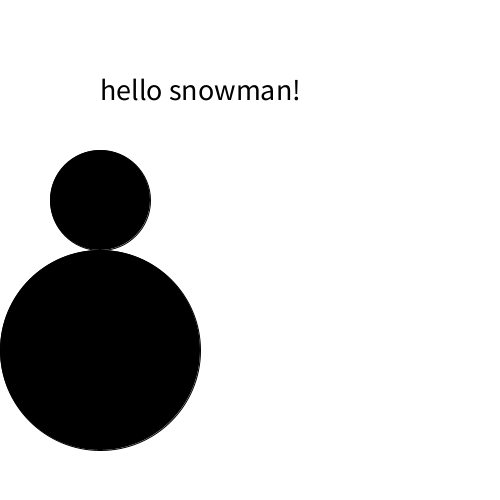
Frame 1 (no input)
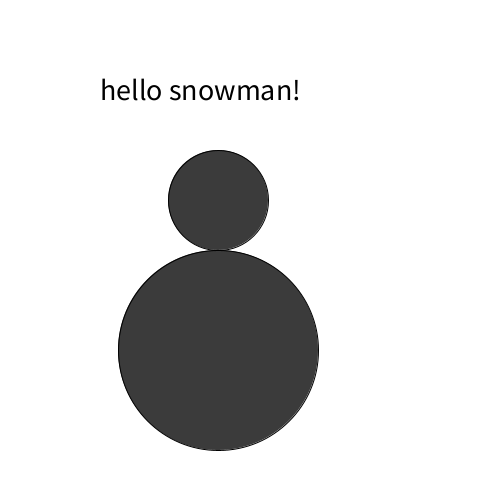
Frame 60 (the mouse pressed at the canvas centre just before this capture)
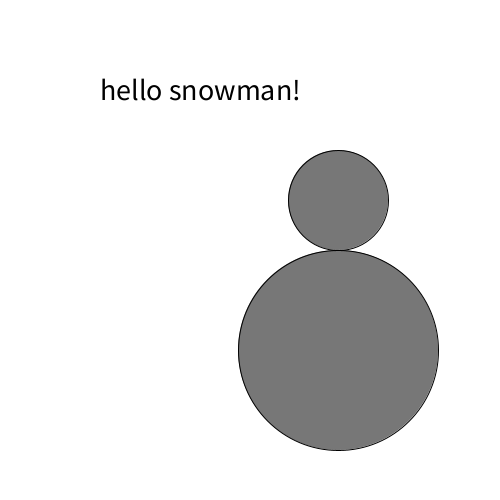
Frame 120 (the mouse held since frame 60 and released just before this capture)

The Processing sketch that drew these frames (run headless with seeded random() and noise(); from frame 60 on, the mouse is pressed at the canvas centre):

// Processing sketch: snowMan_moves
// ── snowMan_moves.pde
  int snowManX; 
int snowManY; 
int snowManW; 
int snowManH; 

int grey = 0; 

//things happen once
void setup() {

  size (500, 500);
  snowManX = 100;
  snowManY = 350; 
  snowManH = 200; 
  snowManW = 200; 

  int snowManX = width/3;
  
  println ("IM IN SETUP"); 
  
  
}

//things loop 
void draw() {
  background (255); 
  
  fill (grey); 
  grey = grey + 1; 
  ellipse (snowManX, snowManY, snowManH, snowManW); 
  ellipse (snowManX, snowManY - 150, snowManH/2, snowManW/2); 
  snowManX = snowManX + 1; 
  
  snowManX++; //the same as snowManX + 1; 
  //snowManX+=3; //another shortcut
  
  fill (0); 
  textSize (30); 
  String greeting; 
  greeting = "hello snowman!"; 
  text (greeting, 100, 100);
  println ("IM IN DRAW!!!!!"); 
}
